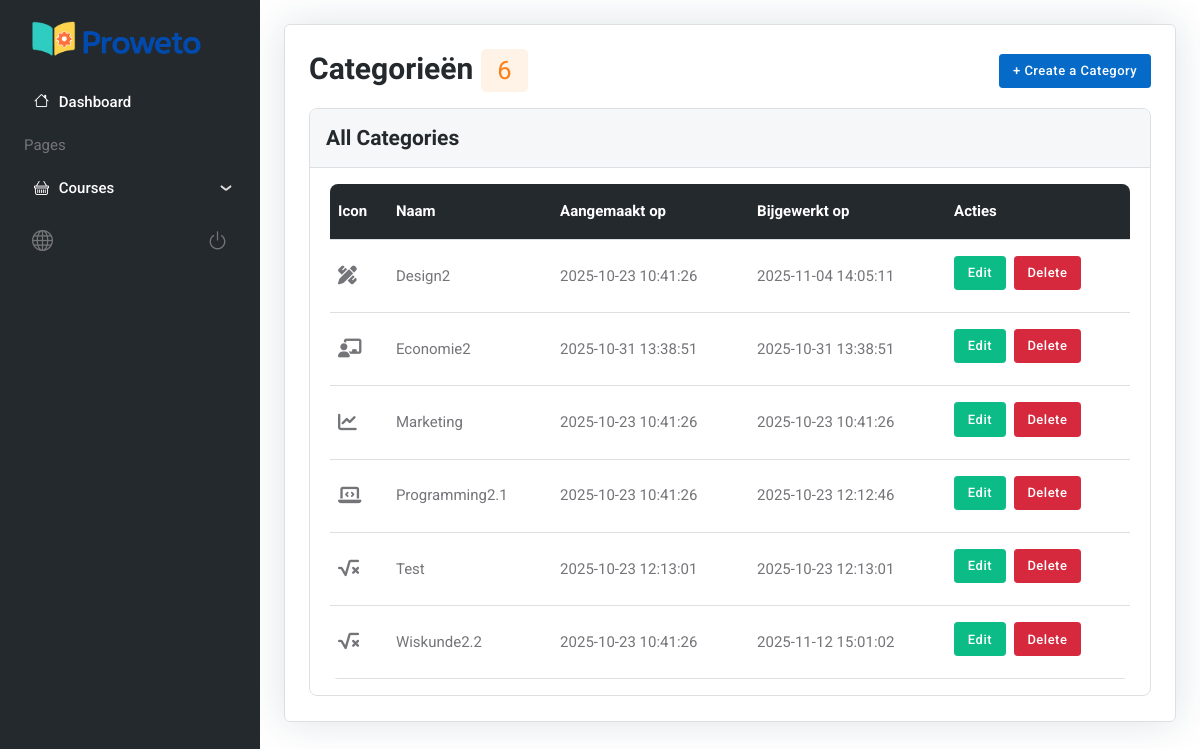
The app's page /admin-course-category.php (signed in) with its own data.
### tables this page shows
CREATE TABLE `categorie` (
  `id` char(36) NOT NULL,
  `Naam` varchar(100) NOT NULL,
  `Icon` varchar(100) DEFAULT NULL,
  `CreatedAt` datetime DEFAULT current_timestamp(),
  `UpdatedAt` datetime DEFAULT current_timestamp() ON UPDATE current_timestamp()
);

### app/core/init.php (called while the page is built, shortened)
<?php
$db = Database::getInstance();
$conn = $db->getConnection();
require_once __DIR__ . '/../controllers/CategoryController.php';
$categoryController = new CategoryController($conn);
?>

### app/controllers/CategoryController.php (called while the page is built, shortened)
<?php
require_once __DIR__ . '/../models/Category.php';
class CategoryController
{
    private $model;
    public function __construct($db)
    {
        $this->model = new Category($db);
    }
    public function getAllCategories()
    {
        return $this->model->getAll();
    }
}
?>

### app/models/Category.php (called while the page is built, shortened)
<?php
class Category
{
    private $conn;
    public function __construct($db)
    {
        $this->conn = $db;
    }
    public function getAll()
    {
        $sql = "SELECT Id, Naam, Icon, CreatedAt, UpdatedAt FROM Categorie ORDER BY Naam ASC";
        $result = mysqli_query($this->conn, $sql);
        $categories = [];
        if ($result) {
            while ($row = mysqli_fetch_assoc($result)) {
                $categories[] = $row;
            }
        }
        return $categories;
    }
}
?>

### public/admin-course-category.php (the view, shortened to what this page needs)
<!DOCTYPE html>
<html lang="en">
<head>
	<link rel="stylesheet" type="text/css" href="assets/vendor/choices.js/public/assets/styles/choices.min.css">
	<link rel="stylesheet" type="text/css" href="assets/vendor/overlayscrollbars/styles/overlayscrollbars.min.css">
	<?php
	include_once __DIR__ . '/../app/core/init.php';
	$categories = $categoryController->getAllCategories();
	?>
	<?php include("partials/head-css.php"); ?>
</head>
<body>
	<main>
		<?php include("partials/sidebar.php"); ?>
		<div class="page-content">
			<div class="page-content-wrapper border">
				<div class="row mb-3">
					<div class="col-12 d-sm-flex justify-content-between align-items-center">
						<h1 class="h3 mb-2 mb-sm-0">Categorieën
							<span class="badge bg-orange bg-opacity-10 text-orange"><?= count($categories) ?></span>
						</h1>
						<button class="btn btn-sm btn-primary mb-0" data-bs-toggle="modal"
							data-bs-target="#addCategorieModal">
							+ Create a Category
						</button>
					</div>
				</div>
				<div class="card bg-transparent border">
					<div class="card-header bg-light border-bottom">
						<div class="row g-3 align-items-center justify-content-between">
							<div class="col-12 col-md-6">
								<h5 class="mb-0">All Categories</h5>
							</div>
						</div>
					</div>
					<div class="card-body">
						<div class="table-responsive border-0 rounded-3">
							<table class="table table-dark-gray align-middle p-4 mb-0 table-hover">
								<thead>
									<tr>
										<th>Icon</th>
										<th>Naam</th>
										<th>Aangemaakt op</th>
										<th>Bijgewerkt op</th>
										<th>Acties</th>
									</tr>
								</thead>
								<tbody id="categoryTable">
									<?php foreach ($categories as $categorie): ?>
										<tr>
											<td><i class="fa-solid <?= htmlspecialchars($categorie['Icon']) ?> fa-lg"></i>
											</td>
											<td><?= htmlspecialchars($categorie['Naam']) ?></td>
											<td><?= htmlspecialchars($categorie['CreatedAt']) ?></td>
											<td><?= htmlspecialchars($categorie['UpdatedAt']) ?></td>
											<td>
												<button class="btn btn-sm btn-success me-1 editBtn"
													data-id="<?= $categorie['Id'] ?>"
													data-naam="<?= htmlspecialchars($categorie['Naam']) ?>"
													data-icon="<?= htmlspecialchars($categorie['Icon']) ?>">Edit</button>
												<button class="btn btn-sm btn-danger deleteBtn"
													data-id="<?= $categorie['Id'] ?>">Delete</button>
											</td>
										</tr>
									<?php endforeach; ?>
								</tbody>
							</table>
						</div>
					</div>
				</div>
			</div>
		</div>
	</main>
</body>
</html>

### records on screen
categorie: Naam "Design2", CreatedAt "2025-10-23 10:41:26", UpdatedAt "2025-11-04 14:05:11"
categorie: Naam "Economie2", CreatedAt "2025-10-31 13:38:51", UpdatedAt "2025-10-31 13:38:51"
categorie: Naam "Marketing", CreatedAt "2025-10-23 10:41:26", UpdatedAt "2025-10-23 10:41:26"
categorie: Naam "Programming2.1", CreatedAt "2025-10-23 10:41:26", UpdatedAt "2025-10-23 12:12:46"
categorie: Naam "Test", CreatedAt "2025-10-23 12:13:01", UpdatedAt "2025-10-23 12:13:01"
categorie: Naam "Wiskunde2.2", CreatedAt "2025-10-23 10:41:26", UpdatedAt "2025-11-12 15:01:02"

### other values on screen
count($categories) "6"
